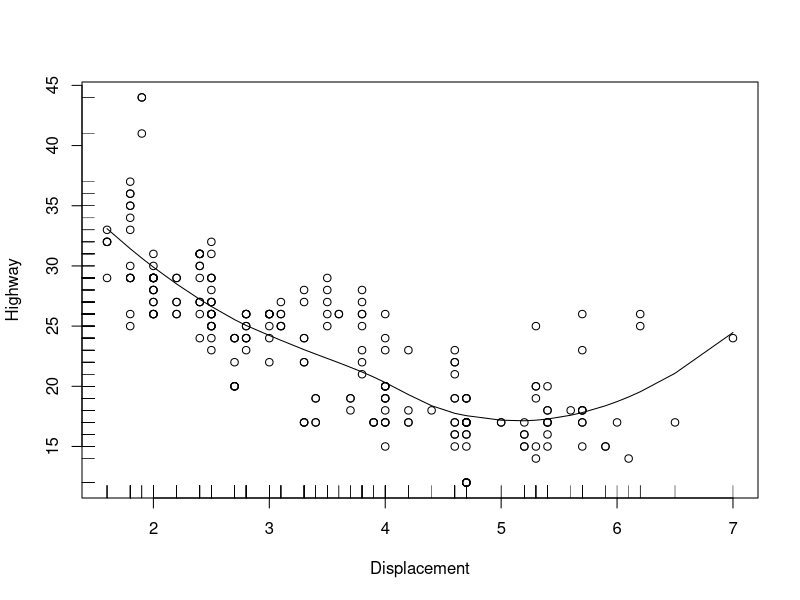
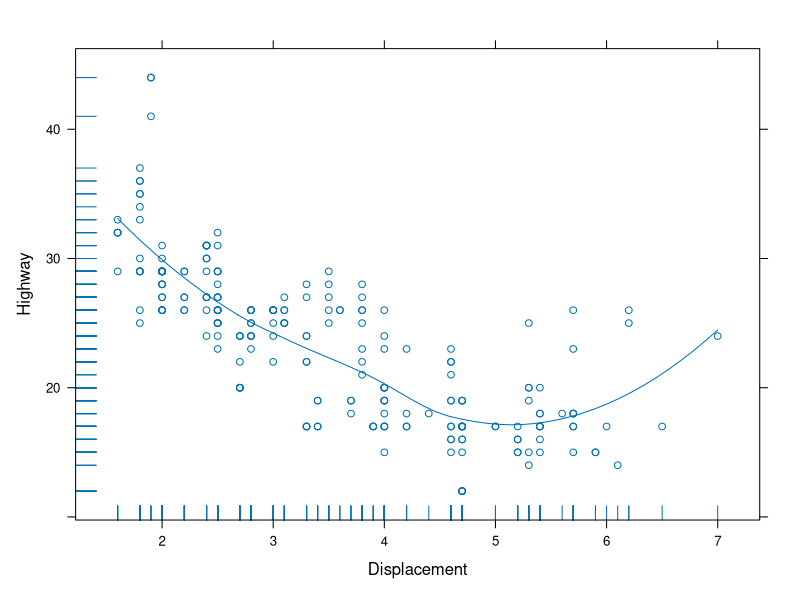
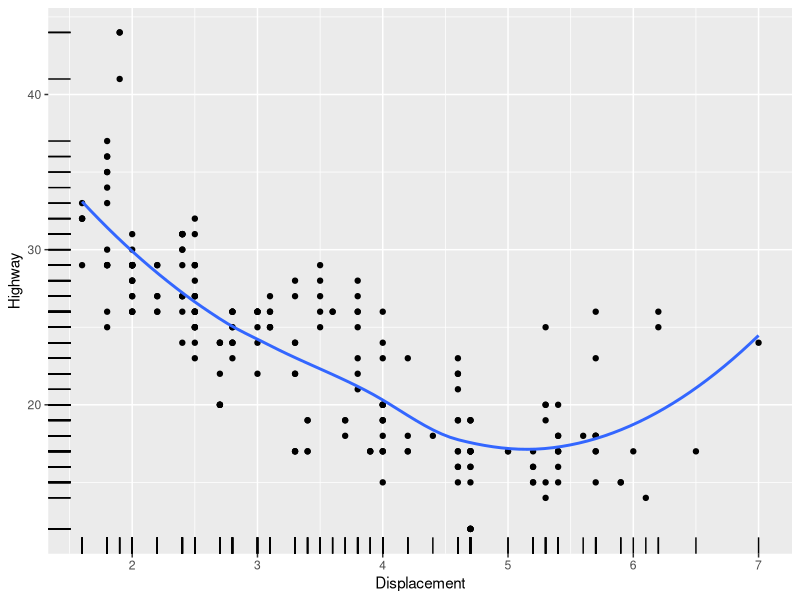
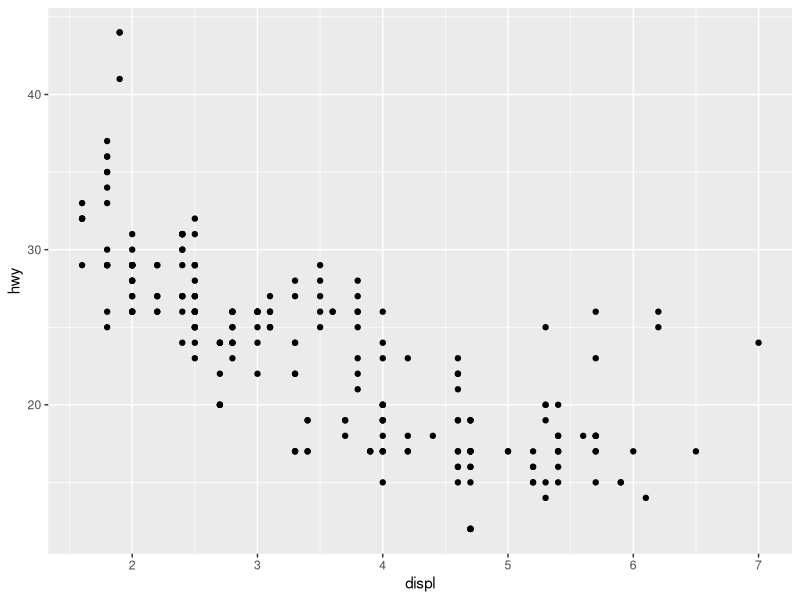
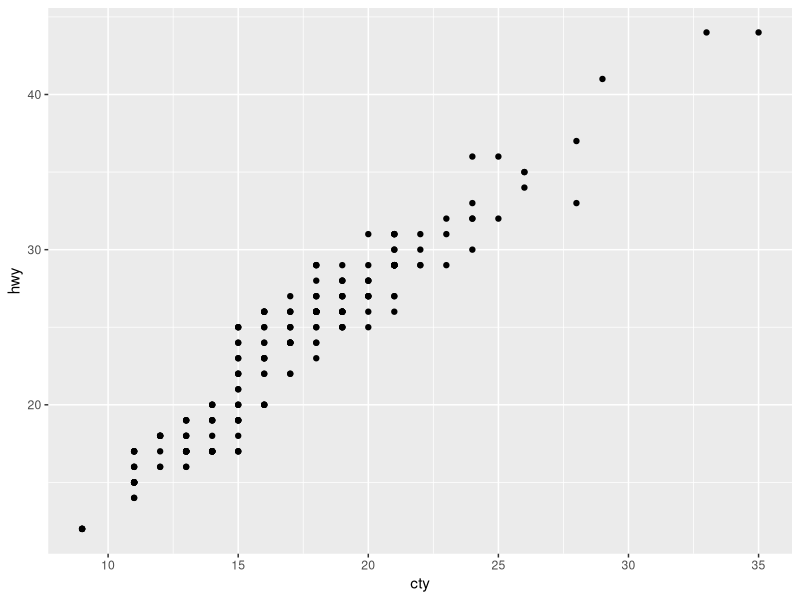
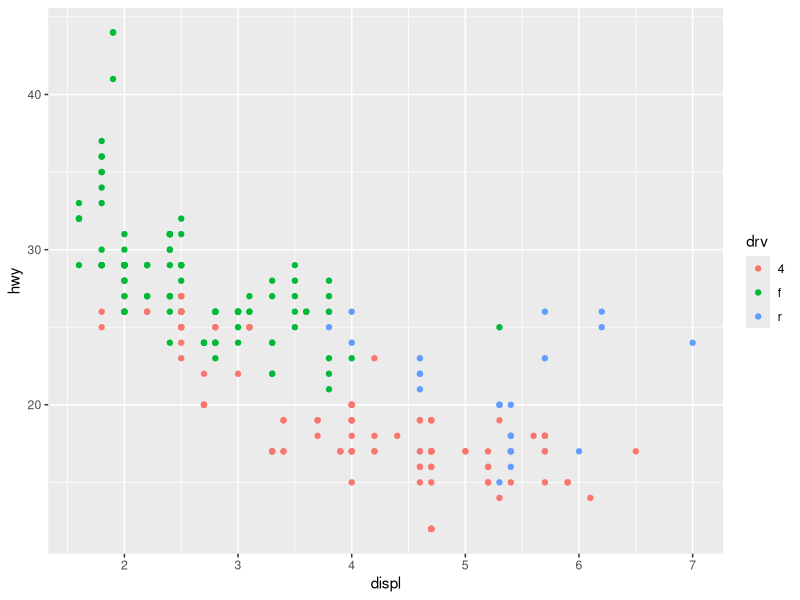
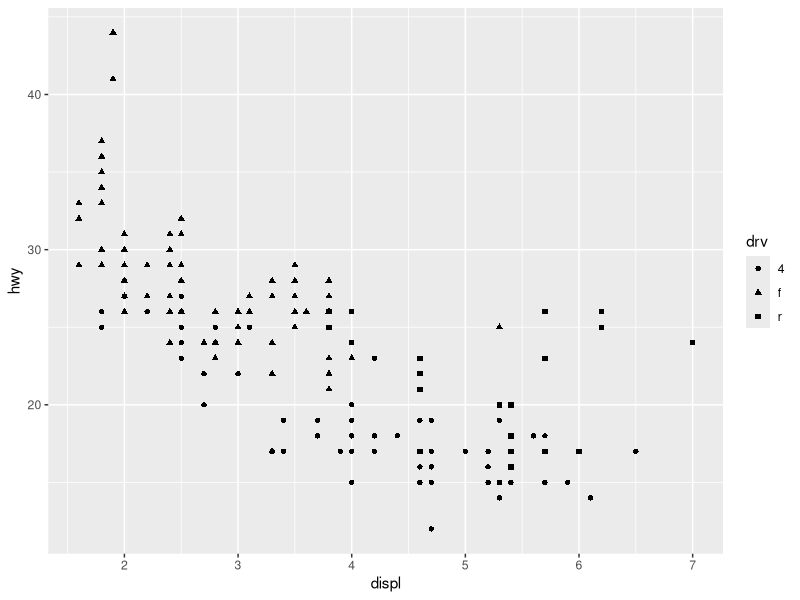
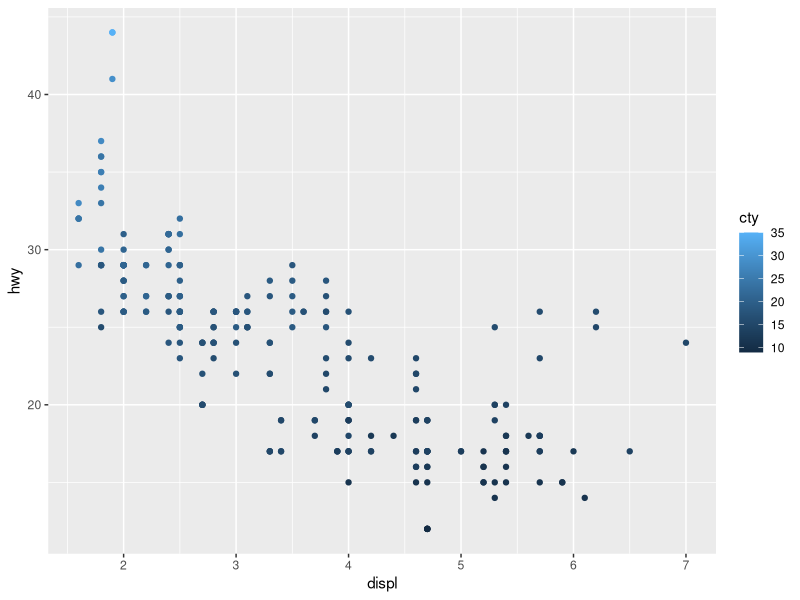

Here is the R script that generated these plots, in order:
## ---- chunk 1
knitr::opts_chunk$set(echo       = TRUE, 
                      fig.height = 3, 
                      fig.width  = 6,
                      fig.align  = "center")
## ---- chunk 2
    library(ggplot2)
    library(lattice)
    data("mpg")
## ---- chunk 3
    ## Make a scatterplot
    plot(x = mpg$displ, y = mpg$hwy, xlab = "Displacement", ylab = "Highway")
    
    ## Add loess curve
    lout <- loess(hwy ~ displ, data = mpg)
    ord_x <- order(lout$x)
    lines(lout$x[ord_x], lout$fitted[ord_x])
    
    ## Add two rug plots
    rug(mpg$displ, side = 1)
    rug(mpg$hwy, side = 2)
## ---- chunk 4
    xyplot(hwy ~ displ, data = mpg,
           xlab = "Displacement", ylab = "Highway",
           panel = function(x, y) {
             panel.xyplot(x = x, y = y)                   ## Add scatterplot
             panel.loess(x = x, y = y, span = 0.75, 
                         family = "gaussian", degree = 2) ## Add loess curve
             panel.rug(x = x, y = y)                      ## Add rug plot
           })
## ---- chunk 5
    ggplot(mpg, mapping = aes(x = displ, y = hwy)) + ## set aesthetic maps
      geom_point() +                                 ## apply aesthetic maps to 
                                                     ##     point objects
      geom_smooth(se = FALSE, method = loess) +      ## apply to smooth objects
      geom_rug() +                                   ## apply to rug objects
      xlab("Displacement") +
      ylab("Highway")
## ---- chunk 6
    ggplot(data = mpg, mapping = aes(x = displ, y = hwy)) +
      geom_point()
## ---- chunk 7
    ggplot(data = mpg, mapping = aes(x = cty, y = hwy)) +
          geom_point()
## ---- chunk 8
    ggplot(data = mpg, mapping = aes(x = displ, y = hwy, color = drv)) +
          geom_point()
## ---- chunk 9
    ggplot(data = mpg, mapping = aes(x = displ, y = hwy, shape = drv)) +
          geom_point()
## ---- chunk 10
    # install.packages("palmerpenguins")
    library(palmerpenguins)
    data("penguins")
## ---- chunk 11
    ggplot(data = mpg, mapping = aes(x = displ, y = hwy, color = cty)) +
              geom_point()
## ---- chunk 12
    ggplot(data = mpg, mapping = aes(x = displ, y = hwy, alpha = cty)) +
              geom_point()
## ---- chunk 13
    ggplot(data = mpg, mapping = aes(x = displ, y = hwy, size = cty)) +
                  geom_point()
## ---- chunk 14
    ggplot(data = mpg, mapping = aes(x = displ, 
                                     y = hwy,
                                     alpha = cty, 
                                     shape = drv,
                                     color = class)) +
              geom_point()
## ---- chunk 15
    ggplot(data = mpg, mapping = aes(x = displ, y = hwy)) +
              geom_smooth(se = FALSE)
## ---- chunk 16
    ggplot(data = mpg, mapping = aes(x = displ, y = hwy, color = drv)) +
              geom_smooth(se = FALSE)
## ---- chunk 17
    ggplot(data = mpg, mapping = aes(x = displ, y = hwy, linetype = drv)) +
              geom_smooth(se = FALSE)
## ---- chunk 18
    ggplot(data = mpg, mapping = aes(x = displ, y = hwy)) +
              geom_smooth(se = FALSE, method = lm)
## ---- chunk 19
    ggplot(data = mtcars, mapping = aes(x = hp, y = vs)) +
      geom_smooth(method = glm, method.args = list(family = "binomial"), se = FALSE)
## ---- chunk 20
    ggplot(data = mpg, mapping = aes(x = displ, y = hwy)) +
      geom_point() +
      geom_smooth(se = FALSE)
## ---- chunk 21
    ggplot(data = mpg) +
      geom_point(mapping = aes(x = displ, y = hwy))
## ---- chunk 22
    ## Rug plot only on x-axis
    ggplot(data = mpg, mapping = aes(x = displ, y = hwy)) +
      geom_point(mapping = aes(color = drv)) +
      geom_smooth(se = FALSE)
## ---- chunk 23
    ggplot(data = mpg, mapping = aes(x = cty, y = hwy)) +
      geom_jitter()
## ---- chunk 24
    ggplot(data = mpg, mapping = aes(x = cty, y = hwy)) +
      geom_point(alpha = 0.1)
## ---- chunk 25
    ggplot(data = mpg, mapping = aes(x = hwy)) +
      geom_histogram()
## ---- chunk 26
    ggplot(data = mpg, mapping = aes(x = hwy)) +
      geom_histogram(bins = 20)
## ---- chunk 27
    ggplot(data = mpg, mapping = aes(x = hwy, color = drv)) +
      geom_freqpoly(bins = 20)
## ---- chunk 28
    ggplot(data = mpg, mapping = aes(x = hwy, y = ..density.., color = drv)) +
      geom_freqpoly(bins = 20)
## ---- chunk 29
    ggplot(data = mpg, mapping = aes(x = hwy)) +
      geom_density()
## ---- chunk 30
    ggplot(data = mpg, mapping = aes(x = hwy)) +
      geom_density(alpha = 0.3)
## ---- chunk 31
    ggplot(data = mpg, mapping = aes(x = hwy, fill = drv)) +
      geom_density(alpha = 0.3)
## ---- chunk 32
    ggplot(data = mpg, mapping = aes(x = drv, y = hwy)) +
      geom_boxplot()
## ---- chunk 33
    ggplot(data = mpg, mapping = aes(x = displ, y = hwy)) +
      geom_point() +
      facet_wrap( ~ class)
## ---- chunk 34
    ggplot(data = mpg, mapping = aes(x = displ, y = hwy)) +
      geom_point() +
      facet_grid(. ~ class)
## ---- chunk 35
    ggplot(data = mpg, mapping = aes(x = displ, y = hwy)) +
      geom_point() +
      facet_grid(class ~ .)
## ---- chunk 36
    ggplot(data = mpg, mapping = aes(x = displ, y = hwy)) +
      geom_point() +
      facet_grid(class ~ drv)
## ---- chunk 37
    ggplot(data = mpg, mapping = aes(x = displ, y = hwy)) +
      geom_point(color = "blue")
## ---- chunk 38
    ggplot(data = mpg, mapping = aes(x = displ, y = hwy, color = "blue")) +
      geom_point()
## ---- chunk 39
    ggplot(data = mpg, mapping = aes(x = hwy)) +
      geom_histogram(fill = "white", color = "black")
## ---- chunk 40
    ggplot(data = mpg, mapping = aes(x = displ, y = hwy, color = class)) +
      geom_point() +
      theme_bw()
## ---- chunk 41
    ggplot(data = mpg, mapping = aes(x = displ, y = hwy, color = class)) +
      geom_point() +
      theme_classic()
## ---- chunk 42
    library(ggthemes)
    ggplot(data = mpg, mapping = aes(x = displ, y = hwy, color = class)) +
      geom_point() +
      theme_excel()
## ---- chunk 43
    ggplot(data = mpg, mapping = aes(x = displ, y = hwy, color = class)) +
      geom_point() +
      theme_fivethirtyeight()
## ---- chunk 44
    ggplot(data = mpg, mapping = aes(x = displ, y = hwy, color = cty)) +
      geom_point() +
      scale_color_continuous(low = "black", high = "white")
## ---- chunk 45
    ggplot(data = diamonds, mapping = aes(x = price, y = carat)) +
      scale_y_log10() +
      scale_x_log10() +
      geom_point(alpha = 0.01)
## ---- chunk 46
    ggplot(data = mpg, mapping = aes(x = displ, y = hwy, color = class)) +
      geom_point() +
      theme_bw() +
      scale_color_colorblind()
## ---- chunk 47
    ggplot(data = mpg, mapping = aes(x = hwy, fill = drv)) +
      geom_density(alpha = 1/3) +
      theme_bw() +
      scale_fill_colorblind()
## ---- chunk 48
    ggplot(data = mpg, mapping = aes(x = displ, y = hwy, color = class)) +
      geom_point() +
      theme_bw() +
      scale_color_colorblind(name = "Car Class") +
      xlab("Displacement") +
      ylab("Highway") +
      ggtitle("Displacement vs Highway")
## ---- chunk 49
    ggplot(data = mpg, mapping = aes(x = displ, y = hwy, color = class)) +
      geom_point() +
      theme_bw() +
      scale_color_discrete(name = "Car Class") +
      xlab("Displacement") +
      ylab("Highway") +
      ggtitle("Displacement vs Highway")
## ---- chunk 50
    ggplot(data = mpg, mapping = aes(x = displ, y = hwy, color = class)) +
      geom_point() +
      theme_bw() +
      scale_color_colorblind() ->
      pl
## ---- chunk 51
    ggsave(filename = "my_first_plot.pdf",
           plot = pl,
           width = 6, 
           height = 4,
           family = "Times")
## ---- chunk 52
    pdf(file = "my_second_plot.pdf", width = 6, height = 4, family = "Times")
    print(pl)
    dev.off()
